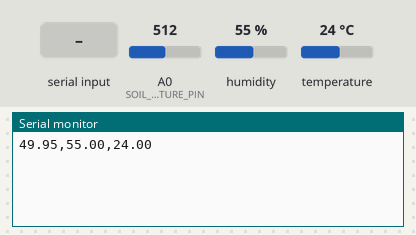
This sketch was run on a simulated Arduino Uno, built with avr-gcc and run on an emulated ATmega328P. On the bench: the last lines printed to the serial monitor. The inputs (shaded band) are chosen by the test bench; at power-on: humidity 55 %, A0 (SOIL_MOISTURE_PIN) = 512, temperature 24 °C.

Above: at 1.2 s.
1.3 s: "1" received over Serial
At 6.2 s:
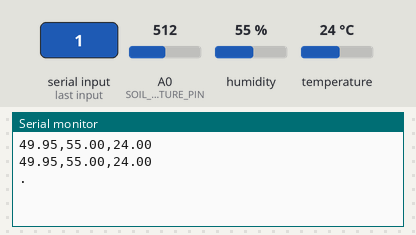
6.5 s: "0" received over Serial
At 11.0 s:
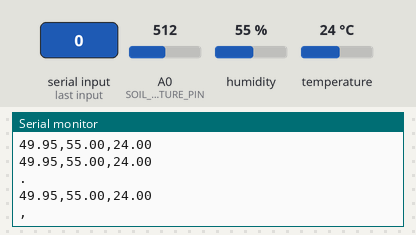
11.5 s: humidity set to 22 %
13.0 s: A0 (SOIL_MOISTURE_PIN) set to 716
14.5 s: temperature set to 12 °C
At 15.8 s:
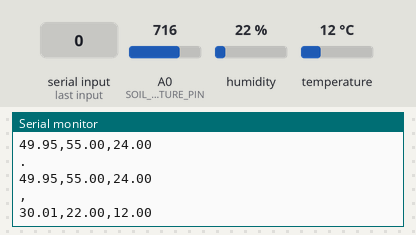

The sketch:

AWI_arduino.ino
```cpp
#include <DHT.h>

#define DHTPIN 2
#define SOIL_MOISTURE_PIN A0
#define DHTTYPE DHT11

DHT dht(DHTPIN, DHTTYPE);
int pumpPin = 2;  // Pin connected to the relay module for the water pump

void setup() {
  Serial.begin(9600);
  dht.begin();
  pinMode(pumpPin, OUTPUT);  // Set pumpPin as output
  digitalWrite(pumpPin, LOW);  // Make sure the pump is off initially
}

void loop() {
  // Read soil moisture
  int soilMoisture = analogRead(SOIL_MOISTURE_PIN);

  // Convert to moisture percentage (0 to 100)
  float moisturePercentage = 100 - (soilMoisture / 10.23); // Inverted calculation

  // Read temperature and humidity
  float temperature = dht.readTemperature();
  float humidity = dht.readHumidity();

  // Send data to Serial
  if (!isnan(temperature) && !isnan(humidity)) {
    Serial.print(moisturePercentage);
    Serial.print(",");
    Serial.print(humidity);
    Serial.print(",");
    Serial.println(temperature);
  }

  // Check for incoming serial data (to control the pump)
  if (Serial.available()) {
    char command = Serial.read();  // Read the incoming byte
    if (command == '1') {
      digitalWrite(pumpPin, HIGH);  // Turn on the pump
      Serial.println(".");
    } else if (command == '0') {
      digitalWrite(pumpPin, LOW);   // Turn off the pump
      Serial.println(",");
    }
  }

  delay(5000);  // Wait a bit between readings
}
```

Measured:
- after the input at 1.3 s, the serial monitor: prints a new line after 3.8 s (image 1)
- after the input at 6.5 s, the serial monitor: prints a new line after 3.6 s (image 2)
- after the input at 14.5 s, the serial monitor: prints a new line after 0.60 s (image 3)
